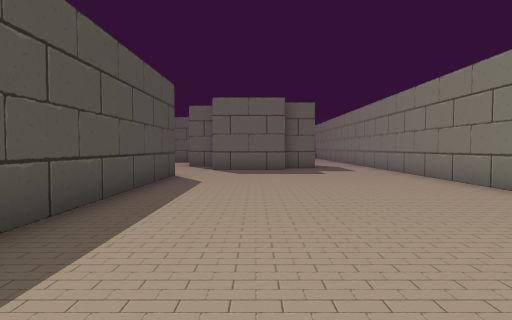
View 1 (above)

24 first-person views from a walk through a Unity game level. The camera is 1.5 m above the floor, tilts 2° down and sees 75° across. The floor is counted in squares, 2 m on a side. Each view is taken from the middle of a square. On the plan, view 1 faces up. The plan holds only what a view shows up to about 11 squares ahead; the rest is blank. The place goes on beyond the plan. The player is left out.

View 2
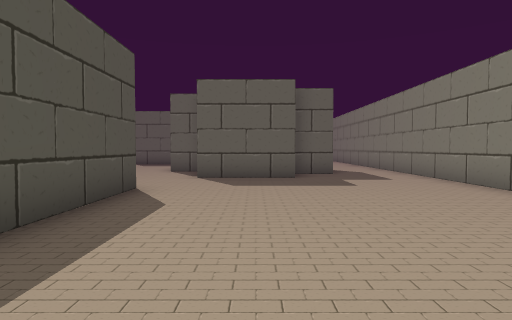

View 3
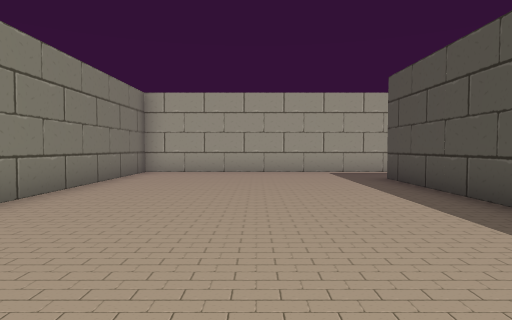

View 4
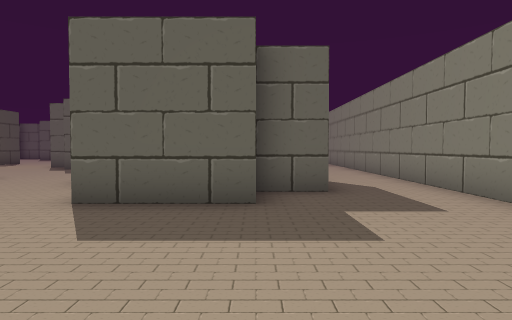

View 5
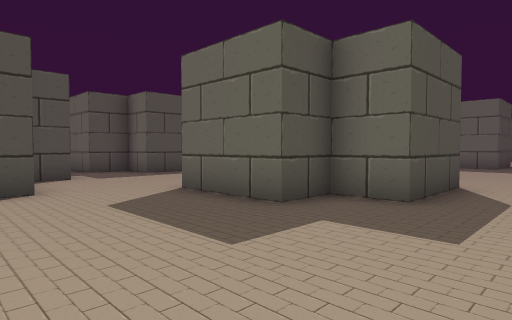

View 6
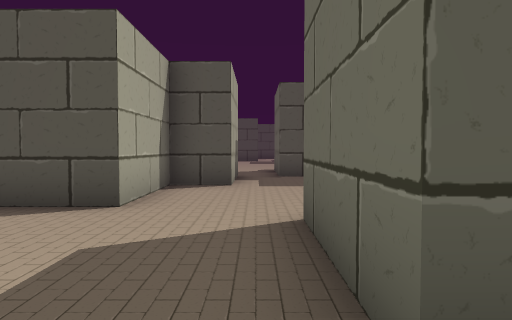

View 7
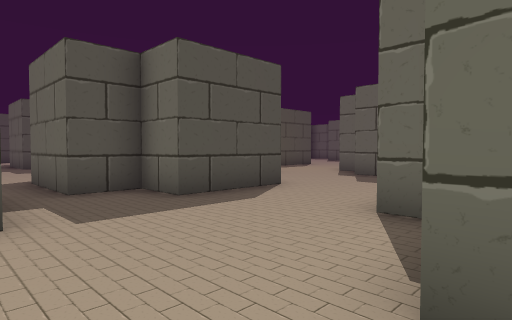

View 8
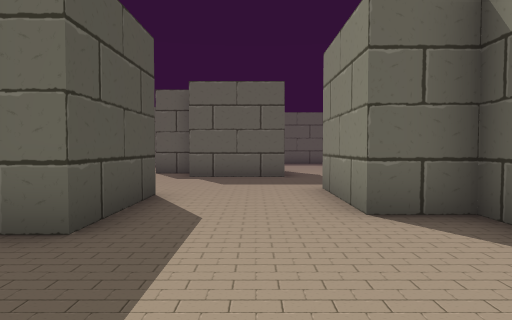

View 9
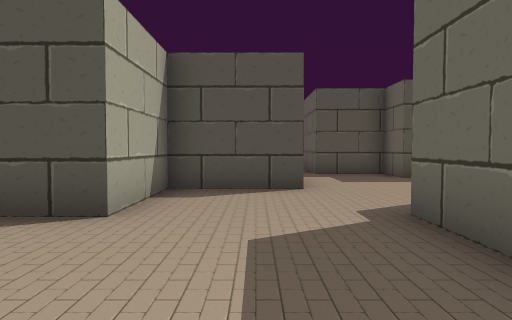

View 10
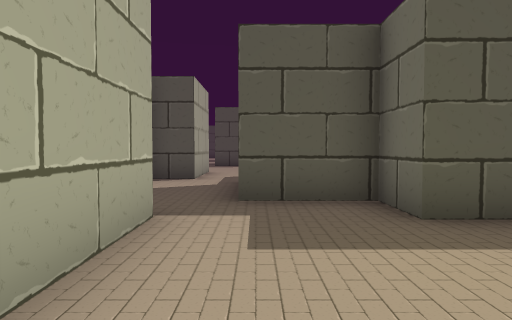

View 11
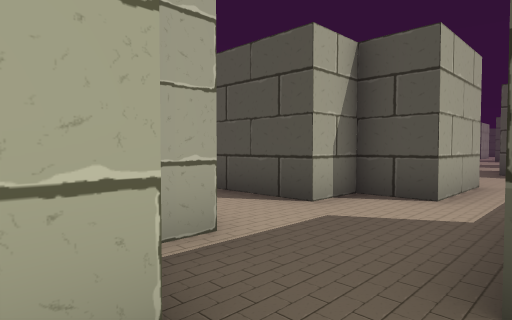

View 12
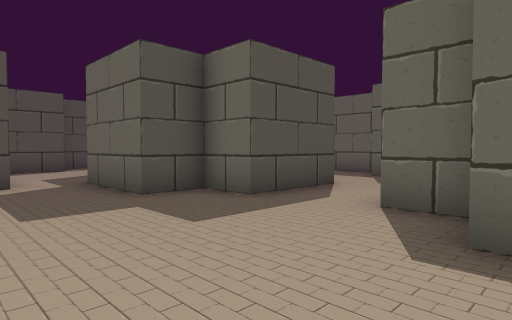

View 13
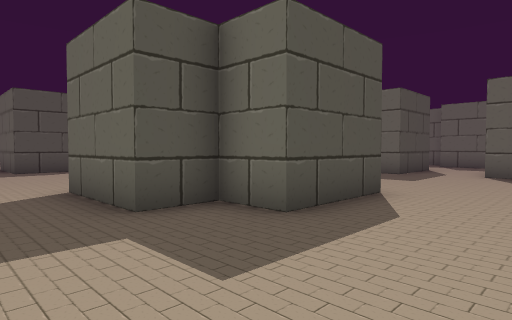

View 14
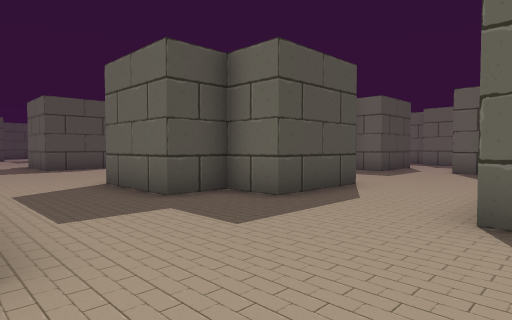

View 15
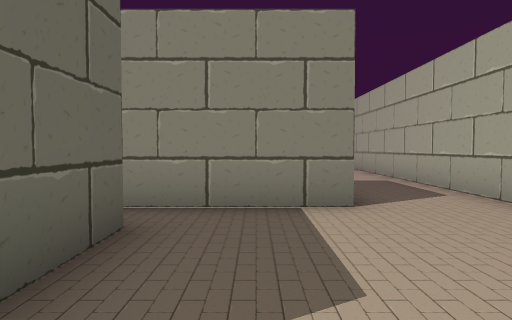

View 16
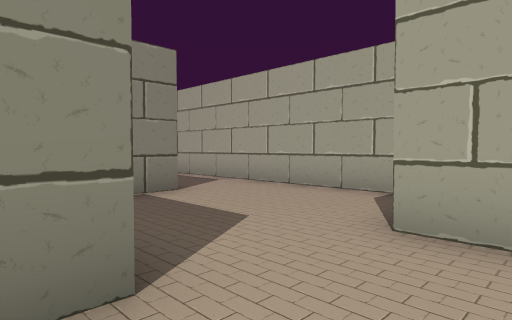

View 17
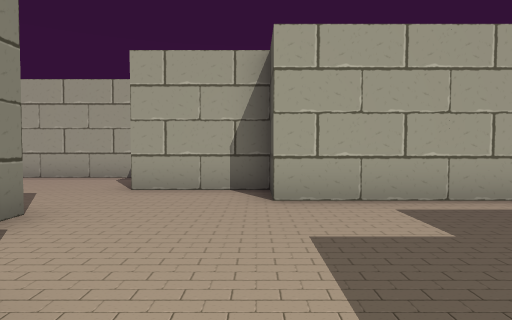

View 18
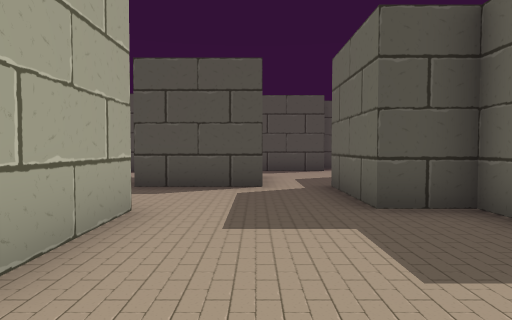

View 19
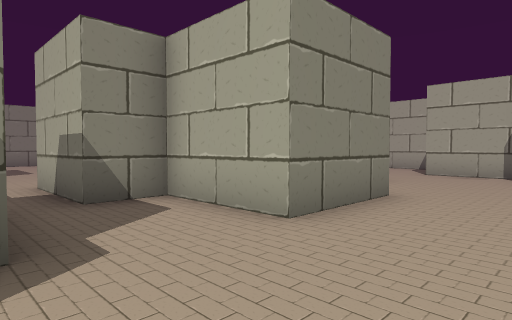

View 20
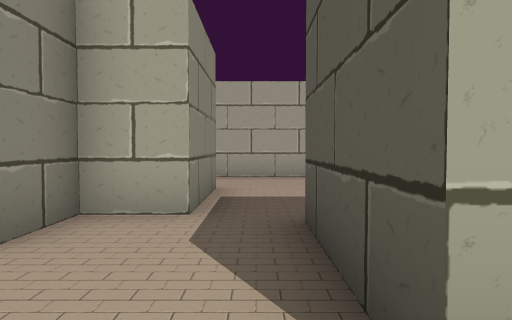

View 21
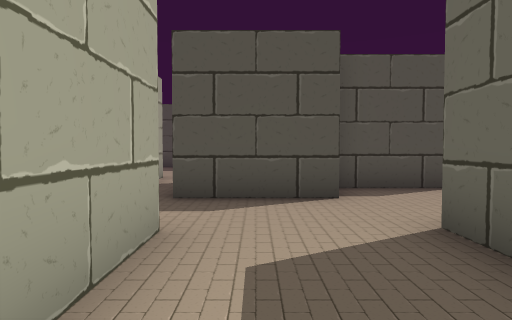

View 22
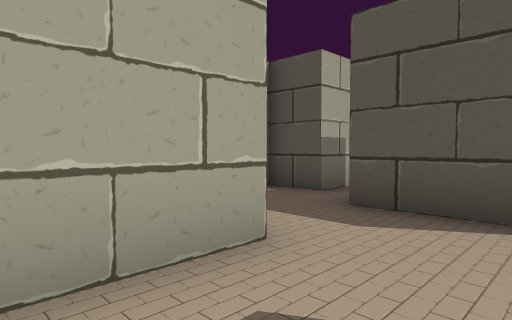

View 23
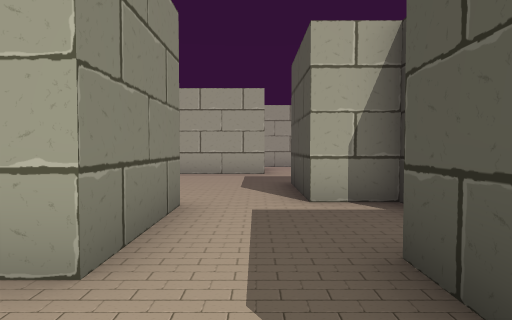

View 24
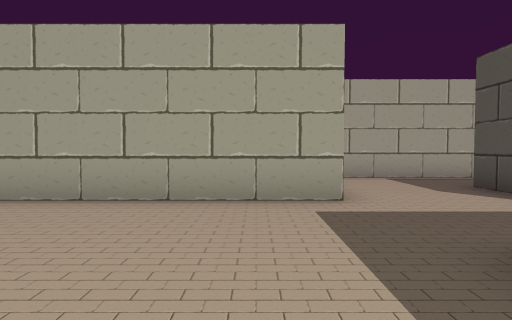

### Floor plan
Points are (right, up) in squares from view 1. A wall is a line through its corners. A room is listed if a view was taken in it or the views show most of it. See-through windows are left out.
Room 1 (views 1, 2, 3, 4, 5, 6, 7)
walls: (-2.2, 9.2) (-2.2, 1.8); (-2.4, -0.5) (4.5, -0.5) (4.5, 16.6); (2.3, 15.2) (2.3, 12.9) (1, 12.9) (1, 11.5) (-1.5, 11.5)
ways out: opening at (-2, 11) to room 2; opening at (-3.5, 0.5) to room 4; opening at (3.5, 15.5)
Room 2 (views 8, 9, 10, 11)
walls: (-8.1, 17.9) (-8.1, 15.4) (-5.6, 15.4) (-5.6, 12.9) (-6.9, 12.9) (-6.9, 11.5); (-5.9, 20) (-7, 20); (-3.2, 18.8) (-5.8, 18.8); (-10.8, 17.9) (-8.4, 17.9); (-1.5, 13.1) (-1.5, 13.8) (-2.7, 13.8) (-2.7, 16.2); (-10.5, 21.8) (-10.5, 20.8) (-11.8, 20.8) (-11.8, 18.8); (-7.3, 10.5) (-4.7, 10.5) (-4.7, 9.2) (-2.2, 9.2)
ways out: opening at (-2, 11) to room 1; opening at (-11, 18) to room 3; opening at (-8, 11) to room 3; opening at (-2.5, 17.5)
Room 3 (views 12, 13, 16, 17, 18, 19, 20, 21)
walls: (-12.5, 9.6) (-12.5, 7) (-13.9, 7) (-13.9, 5.8) (-16.3, 5.8); (-9.8, 6.6) (-9.8, 9.2) (-7.3, 9.2) (-7.3, 10.5); (-10.9, 14.1) (-11.9, 14.1); (-16.3, 8.3) (-15, 8.3) (-15, 9.5) (-12.9, 9.5); (-6.9, 11.5) (-9.4, 11.5); (-17.5, 11.1) (-17.5, 8.6); (-13.9, 16.3) (-13.9, 13.8) (-15.1, 13.8) (-15.1, 12.5) (-17.6, 12.5); (-11.9, 16.6) (-11.2, 16.6); (-8.4, 4.1) (-8.4, 4.9); (-15.1, 17.5) (-15.1, 16.3); (-17.5, 3.3) (-11.3, 3.3) (-11.3, 2) (-8.8, 2); (-11.8, 18.8) (-14.2, 18.8)
ways out: opening at (-11, 18) to room 2; opening at (-8, 11) to room 2; opening at (-8.5, 3.5) to room 4; opening at (-17, 12) to room 5; opening at (-17, 9) to room 6; opening at (-16.5, 4.5) to room 6; opening at (-14, 18)
Room 4 (views 14, 15)
walls: (-4.8, 1.6) (-4.8, 4.8); (-5.9, 4.2) (-7.5, 4.2); (-7.9, -0.5) (-2.4, -0.5)
ways out: opening at (-3.5, 0.5) to room 1; opening at (-8.5, 3.5) to room 3; opening at (-5, 5.5)
Room 5 (views 22, 23)
walls: (-19.2, 13.8) (-20.1, 13.8); (-20, 11.1) (-17.5, 11.1); (-22, 13.4) (-22, 10.8)
ways out: opening at (-17, 12) to room 3; opening at (-21, 11) to room 7; opening at (-21, 14)
Room 6 (view 24)
walls: (-21.4, 3.3) (-17.5, 3.3); (-24.3, 2.5) (-24.3, 1.5); (-21.7, 8.3) (-21.7, 5.8) (-23.8, 5.8); (-20, 8.6) (-20, 9.6); (-16.3, 5.8) (-16.3, 8.3); (-24.4, -0.5) (-22.2, -0.5)
ways out: opening at (-17, 9) to room 3; opening at (-16.5, 4.5) to room 3; opening at (-21, 9) to room 7; opening at (-25.5, 0.5)
Room 7 (no view inside)
walls: (-20, 9.6) (-20, 11.1); (-24.5, 9.5) (-23, 9.5) (-23, 8.3) (-21.7, 8.3)
ways out: opening at (-21, 11) to room 5; opening at (-21, 9) to room 6; opening at (-25, 10)

Positions as (right, up) in squares from view 1, and headings:
1: (0, 0), facing up
2: (0, 3), facing up
3: (1, 10), facing down
4: (1, 7), facing up
5: (4, 8), facing up-left
6: (2, 11), facing left
7: (-1, 10), facing up-left
8: (-4, 10), facing up
9: (-2, 17), facing left
10: (-7, 19), facing left
11: (-10, 19), facing down-left
12: (-10, 10), facing up-left
13: (-10, 4), facing up-left
14: (-9, 3), facing up-left
15: (-9, 3), facing right
16: (-10, 5), facing down-right
17: (-11, 8), facing down
18: (-11, 11), facing left
19: (-12, 12), facing down-right
20: (-17, 12), facing down
21: (-17, 12), facing left
22: (-18, 13), facing down-left
23: (-21, 13), facing down
24: (-20, 8), facing down
